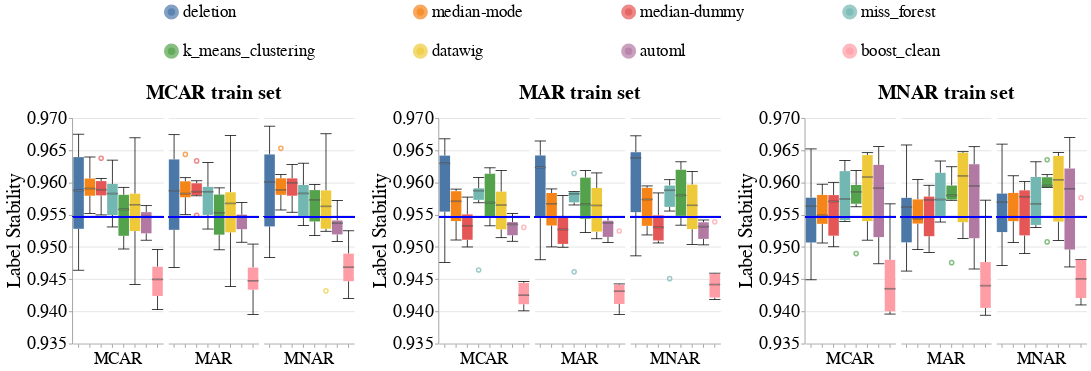

Write notebook code for a chart like this one.
### Code cell
create_box_plots_for_diff_imputers_v2(dataset_name=DATASET_NAME,
                                      model_name='lgbm_clf',
                                      metric_name='label_stability',
                                      db_client=db_client)

### Figure 1 — Vega-Lite specification as saved in the notebook (floating-point values rounded to 4 significant figures; data arrays with more than 128 entries replaced by an {"elided": "..."} marker saying what was removed)
{"config": {"view": {"continuousWidth": 400, "continuousHeight": 300, "stroke": null}, "axis": {"labelFontSize": 24, "labelFontWeight": "normal", "titleFontSize": 26, "titleFontWeight": "normal"}, "facet": {"spacing": 5}, "header": {"labelFontSize": 22, "labelOrient": "bottom", "labelPadding": 5, "titleFontSize": 26}, "legend": {"columns": 4, "direction": "horizontal", "labelFontSize": 22, "labelLimit": 400, "orient": "top", "symbolOffset": 120, "symbolStrokeWidth": 10, "titleAnchor": "middle", "titleFontSize": 24, "titleLimit": 300}, "title": {"fontSize": 26}}, "hconcat": [{"facet": {"column": {"field": "Test_Injection_Strategy", "sort": ["MCAR", "MAR", "MNAR"], "title": "MCAR train set", "type": "nominal"}}, "spec": {"layer": [{"mark": {"type": "boxplot", "median": {"stroke": "black", "strokeWidth": 0.7}, "ticks": true}, "encoding": {"color": {"field": "Null_Imputer_Name", "sort": ["deletion", "median-mode", "median-dummy", "miss_forest", "k_means_clustering", "datawig", "automl", "boost_clean"], "title": null, "type": "nominal"}, "x": {"axis": {"labels": false}, "field": "Null_Imputer_Name", "sort": ["deletion", "median-mode", "median-dummy", "miss_forest", "k_means_clustering", "datawig", "automl", "boost_clean"], "title": null, "type": "nominal"}, "y": {"field": "Metric_Value", "scale": {"zero": false}, "title": "Label Stability", "type": "quantitative"}}}, {"mark": "rule", "encoding": {"color": {"value": "blue"}, "size": {"value": 2}, "y": {"field": "Baseline_Median", "type": "quantitative"}}}], "width": 120}}, {"data": {"name": "data-dc0bf734f8a369d882542c387a5de6e2"}, "facet": {"column": {"field": "Test_Injection_Strategy", "sort": ["MCAR", "MAR", "MNAR"], "title": "MAR train set", "type": "nominal"}}, "spec": {"layer": [{"mark": {"type": "boxplot", "median": {"stroke": "black", "strokeWidth": 0.7}, "ticks": true}, "encoding": {"color": {"field": "Null_Imputer_Name", "sort": ["deletion", "median-mode", "median-dummy", "miss_forest", "k_means_clustering", "datawig", "automl", "boost_clean"], "title": null, "type": "nominal"}, "x": {"axis": {"labels": false}, "field": "Null_Imputer_Name", "sort": ["deletion", "median-mode", "median-dummy", "miss_forest", "k_means_clustering", "datawig", "automl", "boost_clean"], "title": null, "type": "nominal"}, "y": {"field": "Metric_Value", "scale": {"zero": false}, "title": "Label Stability", "type": "quantitative"}}}, {"mark": "rule", "encoding": {"color": {"value": "blue"}, "size": {"value": 2}, "y": {"field": "Baseline_Median", "type": "quantitative"}}}], "width": 120}}, {"data": {"name": "data-ce55901cdae2f45bf664aa40f92630bc"}, "facet": {"column": {"field": "Test_Injection_Strategy", "sort": ["MCAR", "MAR", "MNAR"], "title": "MNAR train set", "type": "nominal"}}, "spec": {"layer": [{"mark": {"type": "boxplot", "median": {"stroke": "black", "strokeWidth": 0.7}, "ticks": true}, "encoding": {"color": {"field": "Null_Imputer_Name", "sort": ["deletion", "median-mode", "median-dummy", "miss_forest", "k_means_clustering", "datawig", "automl", "boost_clean"], "title": null, "type": "nominal"}, "x": {"axis": {"labels": false}, "field": "Null_Imputer_Name", "sort": ["deletion", "median-mode", "median-dummy", "miss_forest", "k_means_clustering", "datawig", "automl", "boost_clean"], "title": null, "type": "nominal"}, "y": {"field": "Metric_Value", "scale": {"zero": false}, "title": "Label Stability", "type": "quantitative"}}}, {"mark": "rule", "encoding": {"color": {"value": "blue"}, "size": {"value": 2}, "y": {"field": "Baseline_Median", "type": "quantitative"}}}], "width": 120}}], "data": {"name": "data-26eaa254d3c271bc599407bafefc0f7f"}, "resolve": {"scale": {"y": "shared"}}, "$schema": "https://vega.github.io/schema/vega-lite/v4.17.0.json", "datasets": {"data-26eaa254d3c271bc599407bafefc0f7f": {"elided": "144 records"}, "data-dc0bf734f8a369d882542c387a5de6e2": {"elided": "144 records"}, "data-ce55901cdae2f45bf664aa40f92630bc": {"elided": "144 records"}}}
